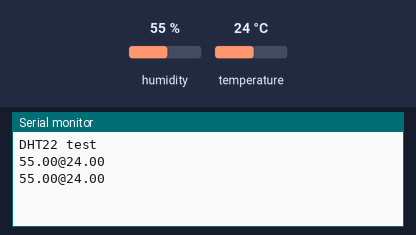
Bench run of a sketch on a simulated Arduino Leonardo, built with avr-gcc and run on an emulated ATmega32U4. On the bench: the last lines printed to the serial monitor. Inputs (shaded band) come from the test bench; at power-on: humidity 55 %, temperature 24 °C.

Above: at 4.8 s.
4.9 s: humidity set to 22 %
At 7.0 s:
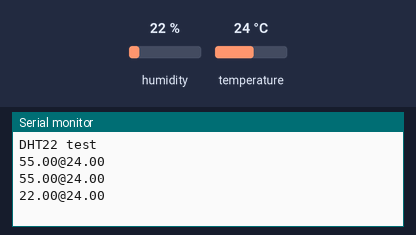
7.9 s: temperature set to 12 °C
At 8.8 s:
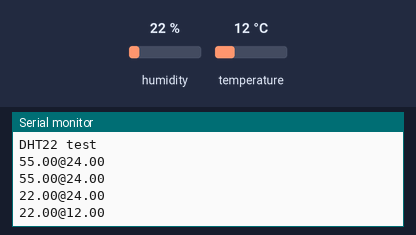
10.9 s: humidity set to 40 %
At 13.5 s:
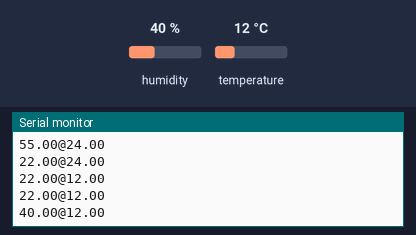
Timing chart, 0 to 15.0 s (numbered marks = the images above; inputs shaded):
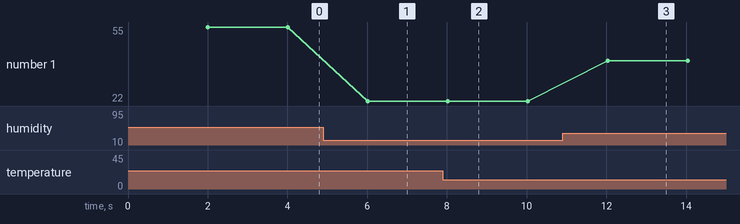

Measured:
- after the input at 4.9 s, the serial monitor: prints a new line after 1.1 s (image 1)
- after the input at 7.9 s, the serial monitor: prints a new line after 0.13 s (image 2)
- after the input at 10.9 s, the serial monitor: prints a new line after 1.1 s (image 3)
- plotted number 1: 55 → 22 after the input at 4.9 s, 22 → 40 after the input at 10.9 s

The sketch:

dht22Server.ino
```cpp
// print temperature and humidity to serial monitor with '@' separator
// uses arduino leonardo and dht22 sensor

#include <DHT.h>

#define DHTPIN 9
#define DHTTYPE DHT22

DHT dht(DHTPIN, DHTTYPE);

void setup() {
  Serial.begin(9600);
  Serial.println("DHT22 test");
  dht.begin();
}

void loop() {
  delay(2000);
  float h = dht.readHumidity();
  float t = dht.readTemperature();
  Serial.print(h);
  Serial.print("@");
  Serial.println(t);
}
```
